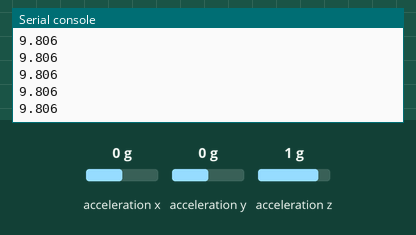
Simulated run of this program. Board: CircuitPython board. Shown: the last lines printed to the serial console. Inputs (shaded band) come from the test bench; at power-on: acceleration x 0 g, acceleration y 0 g, acceleration z 1 g.

Above: at 1.2 s.
1.3 s: acceleration x set to -1.4 g
At 2.3 s:
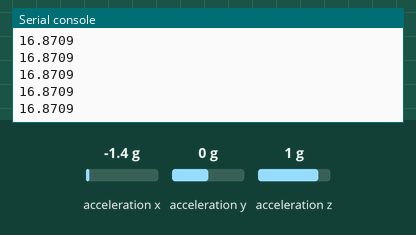
2.8 s: acceleration y set to -1.4 g
At 3.5 s:
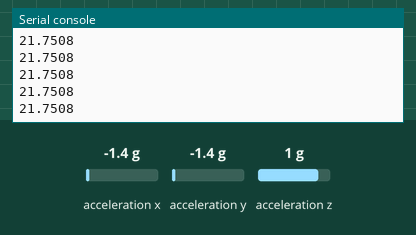
4.3 s: acceleration z set to -1.4 g
At 5.4 s:
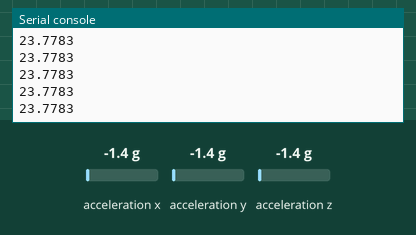
Timing chart, 0 to 7.3 s (numbered marks = the images above; inputs shaded):
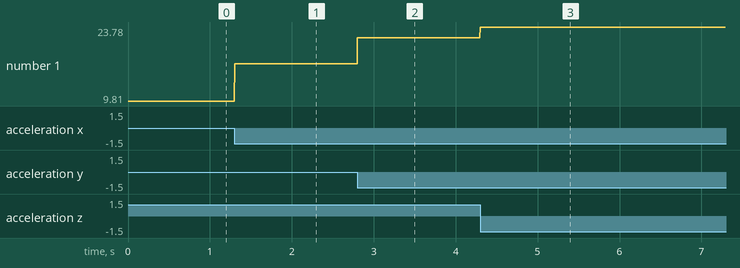

Measured:
- after the input at 1.3 s, the serial console: prints a new line at once (image 1)
- after the input at 2.8 s, the serial console: prints a new line at once (image 2)
- after the input at 4.3 s, the serial console: prints a new line at once (image 3)
- plotted number 1: 9.81 → 16.87 after the input at 1.3 s, 16.87 → 21.75 after the input at 2.8 s, 21.75 → 23.78 after the input at 4.3 s

The program:

accelerometer_magnitude.py
```python
# Author:   David Kolet-Tassara
# Date:     July 11, 2017
# Purpose:  Uses the CP accelerometer to calculate general magnitude of
#           acceleration forces
# Required Packages:
# adafruit_lis3dh
# https://github.com/adafruit/Adafruit_CircuitPython_LIS3DH

import board
import time
import busio
import math
import adafruit_lis3dh

ACCEL_RANGE   = adafruit_lis3dh.RANGE_16_G

i2c = busio.I2C(board.ACCELEROMETER_SCL, board.ACCELEROMETER_SDA)
lis3dh = adafruit_lis3dh.LIS3DH_I2C(i2c, address=25)
lis3dh.range = ACCEL_RANGE

while True:

    #magnitude is just the squareroot of the sum of x, y, & z's squares
    x = lis3dh.acceleration[0]**2
    y = lis3dh.acceleration[1]**2
    z = lis3dh.acceleration[2]**2
    mag = math.sqrt(x+y+z)

    print(mag)
```
